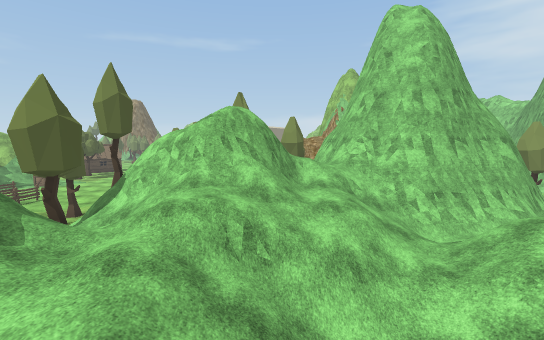
view 1 (above)

19 first-person views from a walk through a 3-D level made in the Unity game engine. The camera is 1.2 m above the floor, tilts 6° down and sees 90° across. The floor is counted in squares, 2 m on a side. Each view is taken from the middle of a square. On the plan, view 1 faces up. The plan holds only what a view shows up to about 9 squares ahead; the rest is blank. The place goes on beyond the plan. Some surface patterns are stand-ins.

view 2
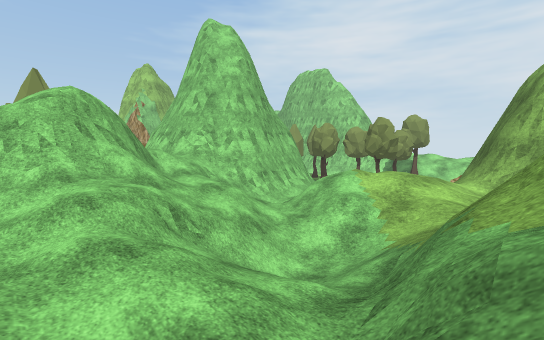

view 3
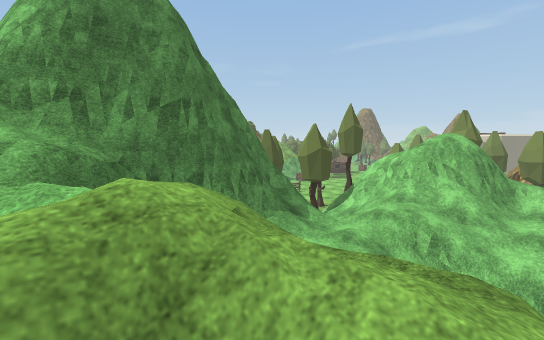

view 4
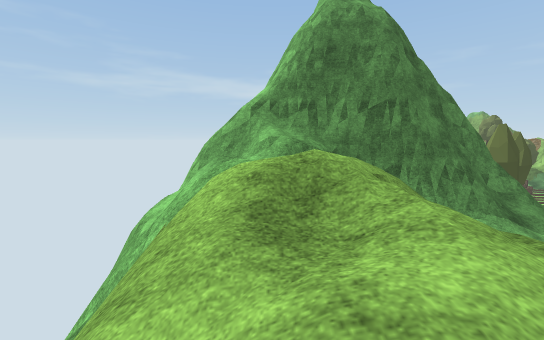

view 5
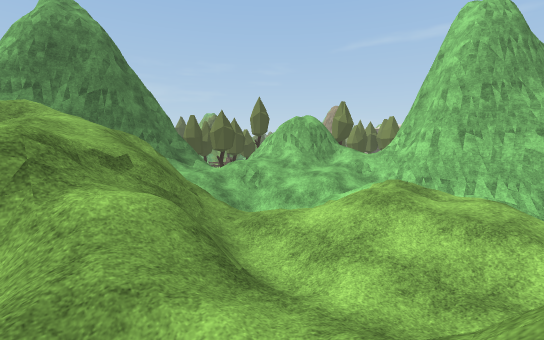

view 6
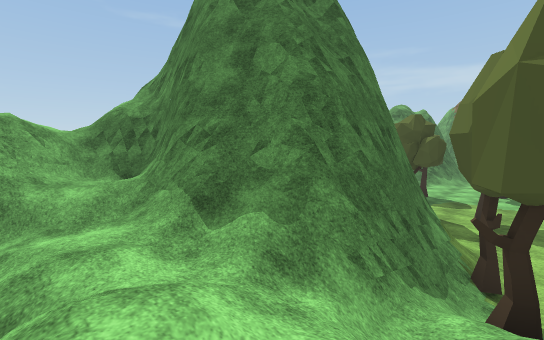

view 7
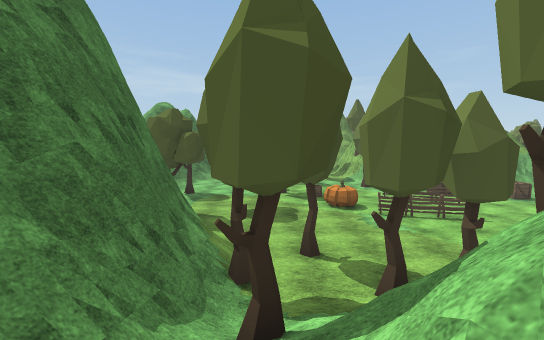

view 8
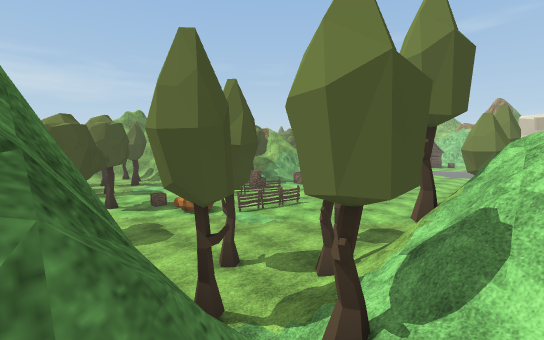

view 9
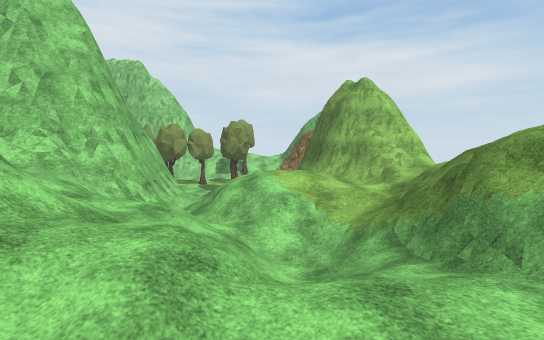

view 10
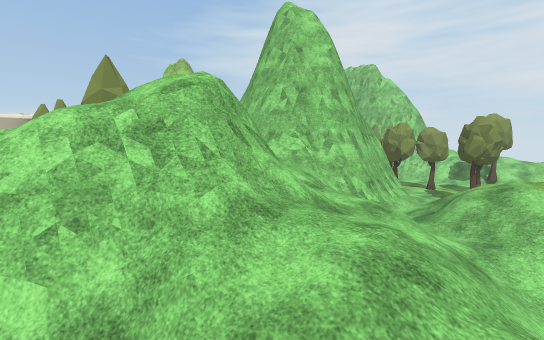

view 11
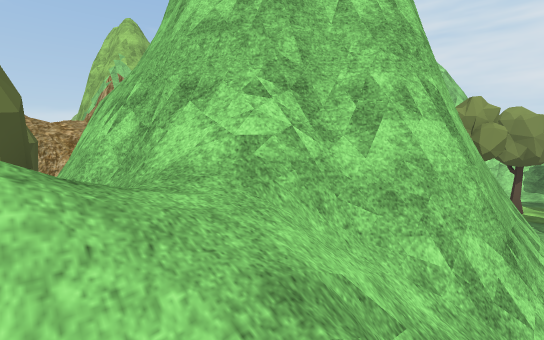

view 12
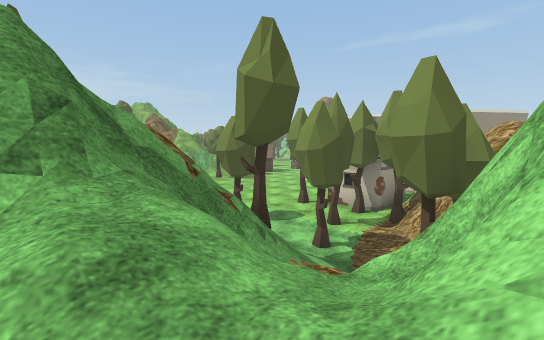

view 13
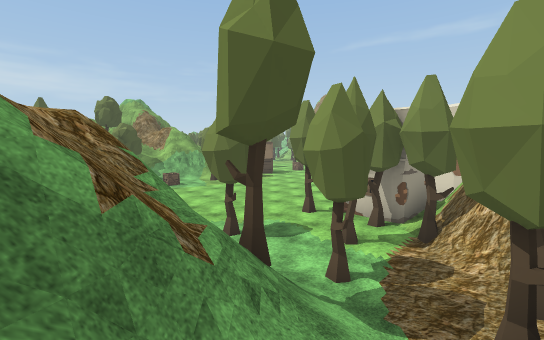

view 14
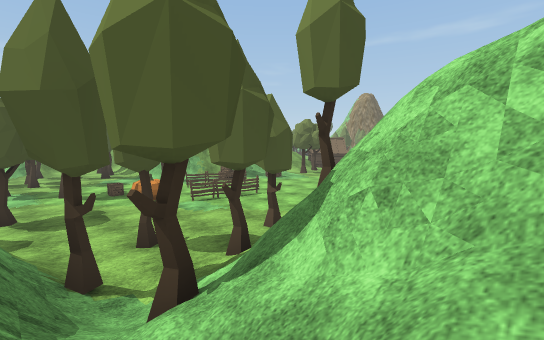

view 15
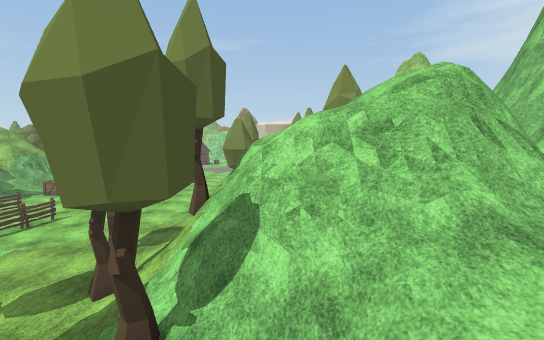

view 16
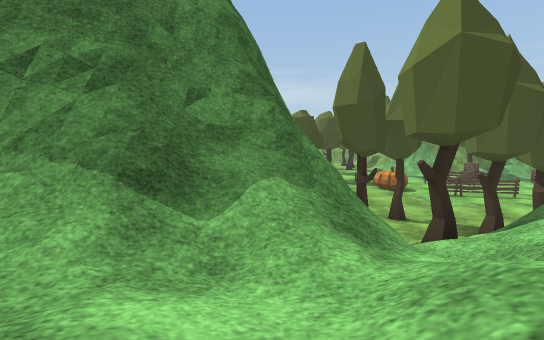

view 17
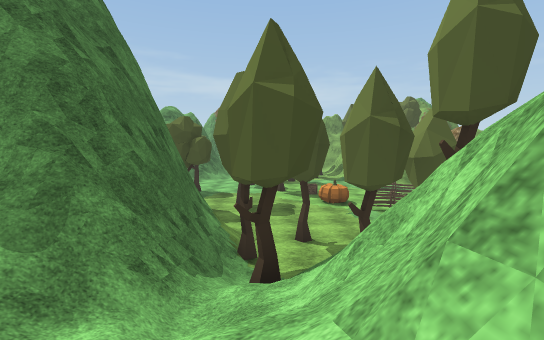

view 18
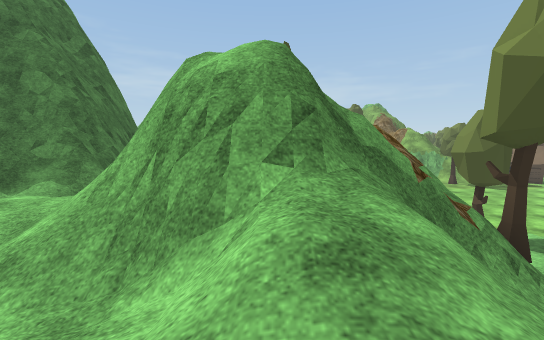

view 19
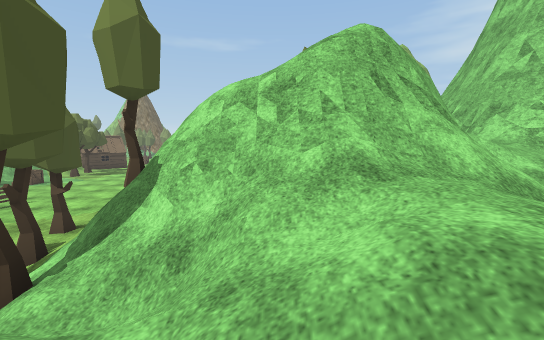

### Floor plan
Key: @ floor where view 1 was taken; # wall or solid block; x gap in a wall; . floor; / step, stairs or slope; = window, fence, low wall or low ledge; v drop or lower ground; T tree; F fence; P pumpkin; C crate; O other object.
Columns run from 14 left of view 1 to 6 right of it. Each row starts with its distance up from view 1.
 17                 //
 16              x#///
 15        ....#O/#///
 14        ...T.TT###
 13    ..  .....T./T
 12    .......T..T./
 11    F...... ////T
 10     .F....   T/##
  9    ..F.../   #/##
  8    ..F..T/   #=/##
  7   COP....T#####//####
  6   .....T./#####///###
  5 .T......T/T/////////
  4 O...T../###=////////
  3   .... ####//////////
  2      T    ##/////////
  1            #///=/////
  0            #//@=////#
 -1           ##////////#
 -2           ##/////////
 -3           #///vv
 -4           #

Positions as (right, up) in squares from view 1, and headings:
1: (0, 0), facing up
2: (-2, 0), facing up-right
3: (1, -2), facing up-left
4: (2, -2), facing left
5: (6, -2), facing up-left
6: (-1, 5), facing down-left
7: (-2, 5), facing left
8: (-3, 3), facing up-left
9: (-3, 3), facing right
10: (-3, 3), facing up-right
11: (1, 6), facing up-right
12: (2, 7), facing up-left
13: (1, 8), facing up-left
14: (-2, 4), facing up-left
15: (-3, 3), facing up
16: (-1, 3), facing left
17: (-1, 5), facing left
18: (2, 7), facing left
19: (-2, 3), facing up
